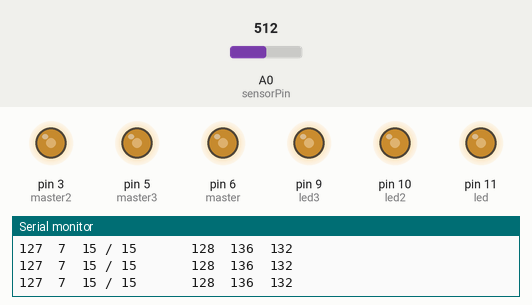
This sketch was run on a simulated Arduino Uno, built with avr-gcc and run on an emulated ATmega328P. Shown: output pins drawn as LEDs (lit = HIGH), the last lines printed to the serial monitor. Inputs (shaded band) come from the test bench; at power-on: A0 (sensorPin) = 512.

Above: at 1.2 s.
1.3 s: A0 (sensorPin) set to 596
At 2.0 s:
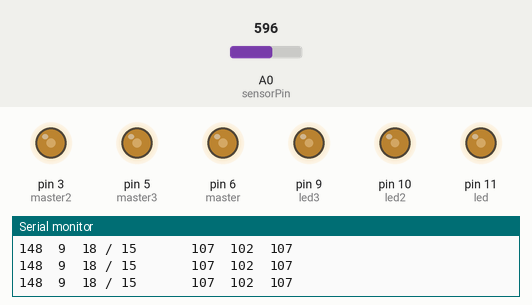
2.8 s: A0 (sensorPin) set to 610
At 3.2 s:
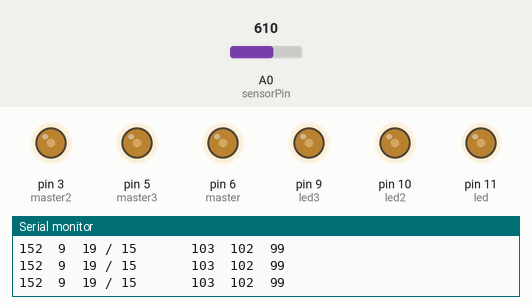
5.8 s: A0 (sensorPin) set to 900
At 6.4 s:
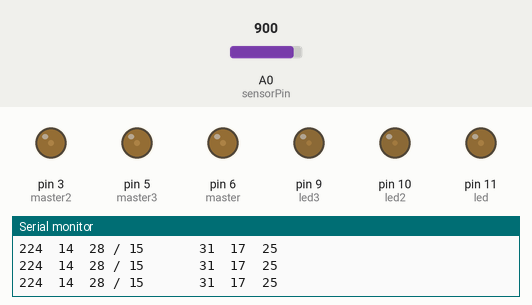
7.3 s: A0 (sensorPin) set to 306
At 8.5 s:
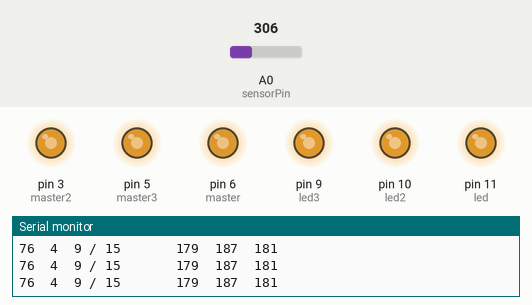
8.8 s: A0 (sensorPin) set to 1023
At 9.2 s:
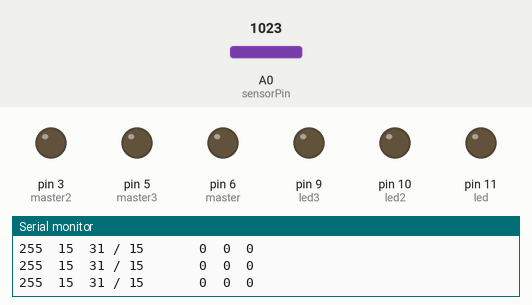
10.3 s: A0 (sensorPin) set to 996
At 11.5 s:
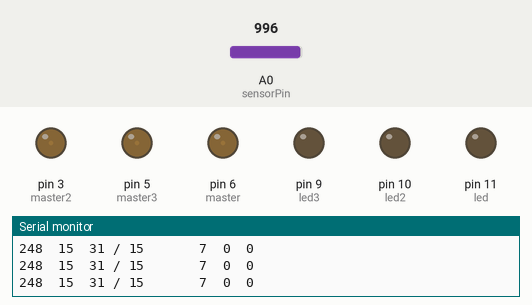
11.8 s: A0 (sensorPin) set to 970
Timing chart, 0 to 14.3 s (numbered marks = the images above; inputs shaded):
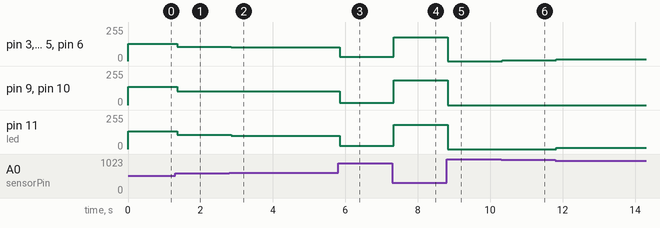

Measured:
- after the input at 1.3 s, pin 3 (master2), pin 5 (master3), pin 6 (master): 128/255 → 107/255 after 0.06 s; pin 9 (led3), pin 10 (led2): 136/255 → 102/255 after 0.06 s; pin 11 (led): 132/255 → 107/255 after 0.06 s
- after the input at 2.8 s, pin 3 (master2), pin 5 (master3), pin 6 (master): 107/255 → 103/255 after 0.06 s; pin 11 (led): 107/255 → 99/255 after 0.06 s
- after the input at 5.8 s, pin 3 (master2), pin 5 (master3), pin 6 (master): 103/255 → 31/255 after 0.05 s; pin 9 (led3), pin 10 (led2): 102/255 → 17/255 after 0.05 s; pin 11 (led): 99/255 → 25/255 after 0.05 s
- after the input at 7.3 s, pin 3 (master2), pin 5 (master3), pin 6 (master): 31/255 → 179/255 at once; pin 9 (led3), pin 10 (led2): 17/255 → 187/255 at once; pin 11 (led): 25/255 → 181/255 at once
- after the input at 8.8 s, pin 3 (master2), pin 5 (master3), pin 6 (master): 179/255 → 0/255 at once; pin 9 (led3), pin 10 (led2): 187/255 → 0/255 at once; pin 11 (led): 181/255 → 0/255 at once
- after the input at 10.3 s, pin 3 (master2), pin 5 (master3), pin 6 (master): 0/255 → 7/255 at once
- after the input at 11.8 s, pin 3 (master2), pin 5 (master3), pin 6 (master): 7/255 → 14/255 at once; pin 11 (led): 0/255 → 9/255 at once

The sketch:

colorFaderWhiteLEDwithMask.ino
```cpp
/*
  _____       .__  __         .__
_/ ____\______|__|/  |________|__| ____    ____
\   __\\_  __ \  \   __\___   /  |/    \  / ___\
 |  |   |  | \/  ||  |  /    /|  |   |  \/ /_/  >
 |__|   |__|  |__||__| /_____ \__|___|  /\___  /
                             \/       \//_____/
          __                 __                  __   .__  __
  _______/  |______ ________/  |_  ___________  |  | _|__|/  |_
 /  ___/\   __\__  \\_  __ \   __\/ __ \_  __ \ |  |/ /  \   __\
 \___ \  |  |  / __ \|  | \/|  | \  ___/|  | \/ |    <|  ||  |
/____  > |__| (____  /__|   |__|  \___  >__|    |__|_ \__||__|
     \/            \/                 \/             \/

Example      RGB LED Fader
Autor        Stefan Hermann
Date         16.06.2011

Description  This example lets you fade through the colors of a RGB LED.

*/

int master=6;
int master2=3;
int master3=5;

int led=11;
int led2=10;
int led3=9;

int mask = 0xf8;
int greenMask = 0xfc;
//int mask = 0x1f;
//int greenMask = 0x3f;

int sensorPin=A0;
int val;
int maskVal;
int maskGreenVal;

void setup(){
  Serial.begin(9600);
  //pinMode(led,OUTPUT);
  //pinMode(led2,OUTPUT);
  //pinMode(led3,OUTPUT);
  //pinMode(master,OUTPUT);
  //pinMode(master2,OUTPUT);
  //pinMode(master3,OUTPUT);
}

void loop(){

  val=map(analogRead(sensorPin),0,1023,0,255);
  //maskVal=val&mask;
  //maskGreenVal=val&mask;

  maskVal=(val>>4);
  maskGreenVal=(val>>3);
  //maskVal=maskVal&0x0f;
  //maskGreenVal=maskGreenVal&0x1f;

  Serial.print(val);
  Serial.print("  ");
  Serial.print(maskVal);
  Serial.print("  ");
  Serial.print(maskGreenVal);
  Serial.print(" / ");
  Serial.print(255>>4);
  Serial.print("       ");


  val=map(val, 0, 255, 255, 0);

  maskVal=map(maskVal, 0, 255>>4, 255, 0);
  maskGreenVal=map(maskGreenVal, 0, 255>>3, 255, 0);

  Serial.print(val);
  Serial.print("  ");
  Serial.print(maskVal);
  Serial.print("  ");
  Serial.println(maskGreenVal);

  analogWrite(master, val);
  analogWrite(master2, val);
  analogWrite(master3, val);
  analogWrite(led3, maskVal);  // red
  analogWrite(led, maskGreenVal);  // green
  analogWrite(led2, maskVal);  // blue
//  Serial.print(val);
//  Serial.print("  ");
//  Serial.print(maskVal);
//  Serial.println();
//
  delay(10);
}
```
